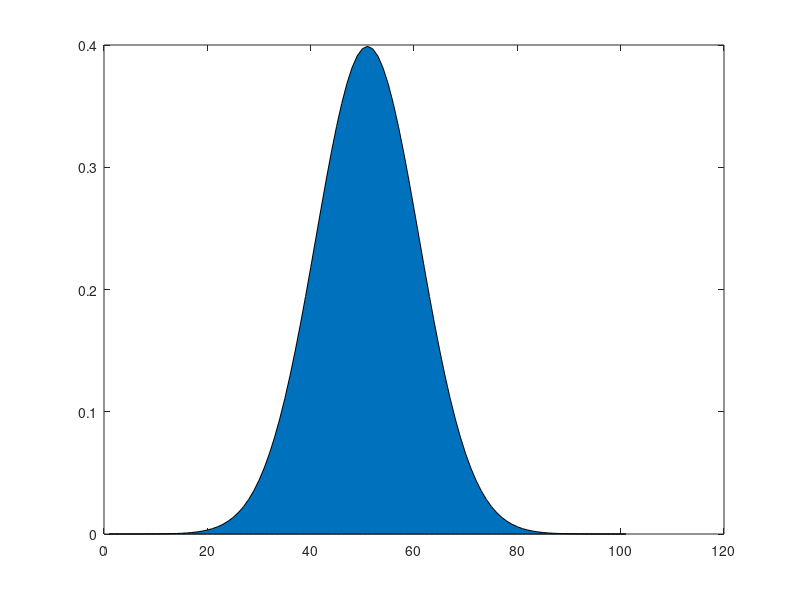

Write MATLAB code to recreate this figure. (Note: this script raises an error after producing the figure.)
%% plotResolutionBump
clear variables; close all; 
% global p; 
% initParams(0)

x = [-5:.1:5];
norm = normpdf(x,0,1);

h = area(norm);
h.FaceColor = [0.75 0.75 0.75]
xlim([0, 100])
set(gca,'visible','off');